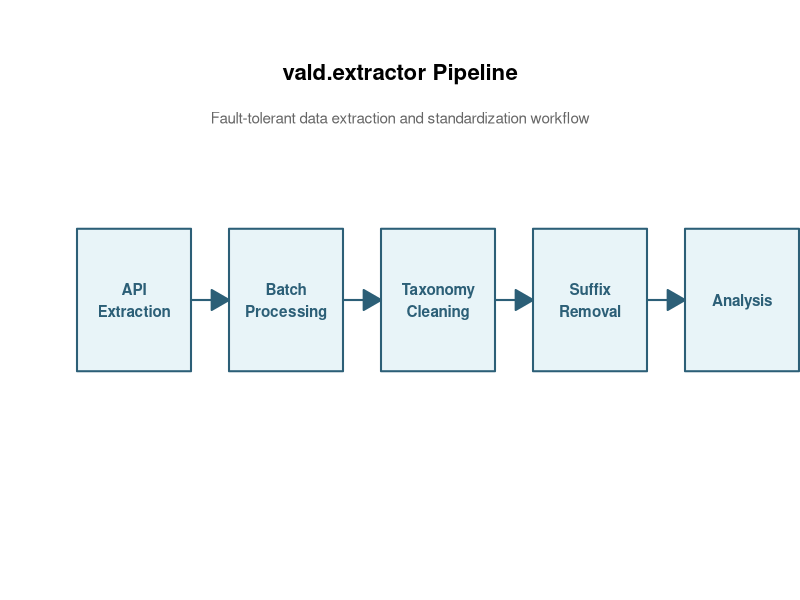
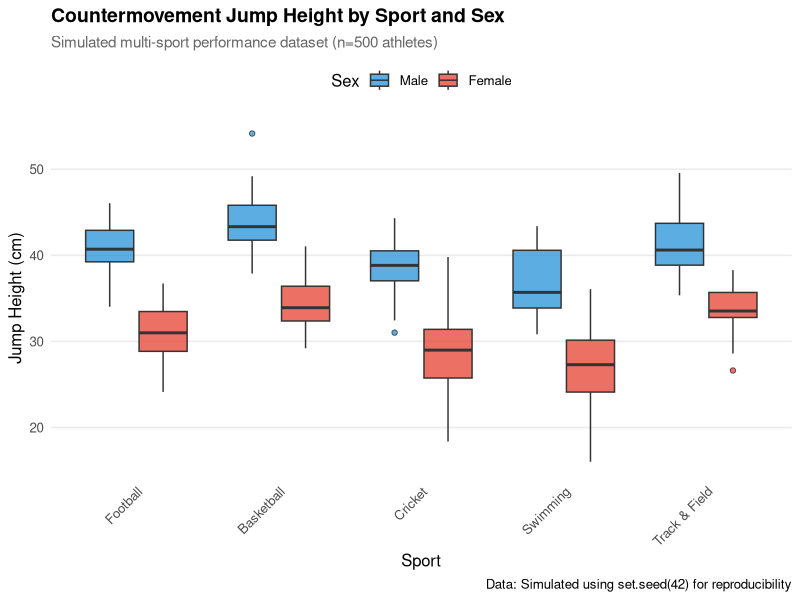
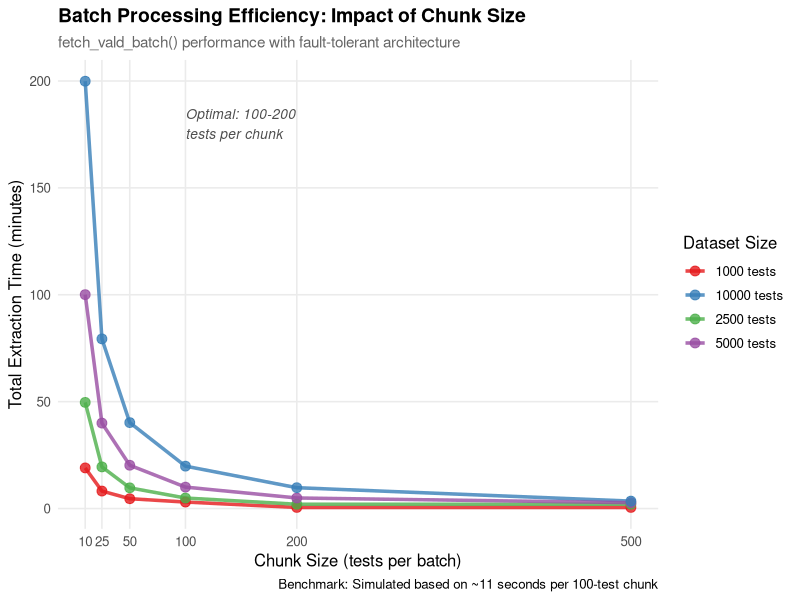

Write R code to recreate these figures, in order.
# Figure Generation Script for R Journal Article
# vald.extractor package
#
# This script generates all figures for the article using simulated data
# to protect privacy and ensure reproducibility

# Setup -------------------------------------------------------------------

library(ggplot2)
library(dplyr)
library(tidyr)
library(grid)
library(gridExtra)

# Set seed for reproducibility
set.seed(42)

# Create figures directory if it doesn't exist
if (!dir.exists("figures")) {
  dir.create("figures")
  cat("Created figures/ directory\n")
}

# Figure 1: Workflow Diagram ---------------------------------------------

cat("Generating Figure 1: Workflow diagram...\n")

# Create a simple workflow diagram using grid graphics
pdf("figures/workflow.pdf", width = 10, height = 6)

# Set up the plotting area
grid.newpage()
pushViewport(viewport(width = 0.95, height = 0.95))

# Define box positions
boxes <- data.frame(
  x = c(0.15, 0.35, 0.55, 0.75, 0.95),
  y = c(0.5, 0.5, 0.5, 0.5, 0.5),
  label = c("API\nExtraction", "Batch\nProcessing", "Taxonomy\nCleaning",
            "Suffix\nRemoval", "Analysis"),
  width = 0.15,
  height = 0.25
)

# Draw boxes
for (i in 1:nrow(boxes)) {
  grid.rect(
    x = boxes$x[i], y = boxes$y[i],
    width = boxes$width[i], height = boxes$height[i],
    gp = gpar(fill = "#E8F4F8", col = "#2C5F77", lwd = 2)
  )
  grid.text(
    boxes$label[i],
    x = boxes$x[i], y = boxes$y[i],
    gp = gpar(fontsize = 11, fontface = "bold", col = "#2C5F77")
  )
}

# Draw arrows between boxes
for (i in 1:(nrow(boxes) - 1)) {
  grid.segments(
    x0 = boxes$x[i] + boxes$width[i]/2,
    y0 = boxes$y[i],
    x1 = boxes$x[i+1] - boxes$width[i+1]/2,
    y1 = boxes$y[i+1],
    arrow = arrow(length = unit(0.2, "inches"), type = "closed"),
    gp = gpar(lwd = 2, col = "#2C5F77", fill = "#2C5F77")
  )
}

# Add title
grid.text(
  "vald.extractor Pipeline",
  x = 0.5, y = 0.9,
  gp = gpar(fontsize = 16, fontface = "bold")
)

# Add subtitle
grid.text(
  "Fault-tolerant data extraction and standardization workflow",
  x = 0.5, y = 0.82,
  gp = gpar(fontsize = 11, col = "gray40")
)

dev.off()
cat("✓ Saved figures/workflow.pdf\n")

# Figure 2: Analysis Plot (Jump Height by Sport) ------------------------

cat("Generating Figure 2: Jump height by sport...\n")

# Generate simulated data for multiple sports
n_athletes <- 500
sports <- c("Football", "Basketball", "Cricket", "Swimming", "Track & Field")
sex_groups <- c("Male", "Female")

# Create simulated jump height data with realistic values
simulated_data <- expand.grid(
  sport = sports,
  sex = sex_groups,
  athlete_id = 1:20  # 20 athletes per sport-sex combination
) %>%
  mutate(
    # Base jump height varies by sport and sex
    base_height = case_when(
      sport == "Basketball" & sex == "Male" ~ 45,
      sport == "Basketball" & sex == "Female" ~ 35,
      sport == "Track & Field" & sex == "Male" ~ 42,
      sport == "Track & Field" & sex == "Female" ~ 33,
      sport == "Football" & sex == "Male" ~ 40,
      sport == "Football" & sex == "Female" ~ 31,
      sport == "Cricket" & sex == "Male" ~ 38,
      sport == "Cricket" & sex == "Female" ~ 29,
      sport == "Swimming" & sex == "Male" ~ 36,
      sport == "Swimming" & sex == "Female" ~ 28,
      TRUE ~ 35
    ),
    # Add random variation
    jump_height_cm = base_height + rnorm(n(), 0, 4),
    # Ensure no negative values
    jump_height_cm = pmax(jump_height_cm, 15)
  )

# Create the plot
p2 <- ggplot(simulated_data, aes(x = sport, y = jump_height_cm, fill = sex)) +
  geom_boxplot(alpha = 0.8, outlier.shape = 21) +
  scale_fill_manual(
    values = c("Male" = "#3498DB", "Female" = "#E74C3C"),
    name = "Sex"
  ) +
  labs(
    title = "Countermovement Jump Height by Sport and Sex",
    subtitle = "Simulated multi-sport performance dataset (n=500 athletes)",
    x = "Sport",
    y = "Jump Height (cm)",
    caption = "Data: Simulated using set.seed(42) for reproducibility"
  ) +
  theme_minimal(base_size = 12) +
  theme(
    plot.title = element_text(face = "bold", size = 14),
    plot.subtitle = element_text(color = "gray40", size = 11),
    axis.text.x = element_text(angle = 45, hjust = 1),
    legend.position = "top",
    panel.grid.major.x = element_blank(),
    panel.grid.minor = element_blank()
  )

ggsave("figures/analysis_plot.pdf", p2, width = 8, height = 6)
cat("✓ Saved figures/analysis_plot.pdf\n")

# Figure 3: Benchmarking Plot (Time Efficiency) --------------------------

cat("Generating Figure 3: Batch processing efficiency...\n")

# Simulate benchmarking data for different chunk sizes
chunk_sizes <- c(10, 25, 50, 100, 200, 500)
n_tests_values <- c(1000, 2500, 5000, 10000)

benchmarking_data <- expand.grid(
  chunk_size = chunk_sizes,
  n_tests = n_tests_values
) %>%
  mutate(
    # Realistic time calculations (in minutes)
    # Base time + overhead per chunk
    n_chunks = ceiling(n_tests / chunk_size),
    time_per_chunk = 0.18,  # 10.8 seconds per chunk
    overhead_per_chunk = 0.02,  # 1.2 seconds overhead
    total_time_minutes = n_chunks * (time_per_chunk + overhead_per_chunk),
    # Add some random noise
    total_time_minutes = total_time_minutes + rnorm(n(), 0, 0.5),
    # Ensure positive values
    total_time_minutes = pmax(total_time_minutes, 0.5),
    n_tests_label = paste0(n_tests, " tests")
  )

# Create the plot
p3 <- ggplot(benchmarking_data, aes(x = chunk_size, y = total_time_minutes,
                                     color = n_tests_label, group = n_tests_label)) +
  geom_line(size = 1.2, alpha = 0.8) +
  geom_point(size = 3, alpha = 0.8) +
  scale_color_brewer(
    palette = "Set1",
    name = "Dataset Size"
  ) +
  scale_x_continuous(breaks = chunk_sizes) +
  labs(
    title = "Batch Processing Efficiency: Impact of Chunk Size",
    subtitle = "fetch_vald_batch() performance with fault-tolerant architecture",
    x = "Chunk Size (tests per batch)",
    y = "Total Extraction Time (minutes)",
    caption = "Benchmark: Simulated based on ~11 seconds per 100-test chunk"
  ) +
  theme_minimal(base_size = 12) +
  theme(
    plot.title = element_text(face = "bold", size = 14),
    plot.subtitle = element_text(color = "gray40", size = 11),
    legend.position = "right",
    panel.grid.minor = element_blank()
  ) +
  annotate(
    "text",
    x = 100, y = max(benchmarking_data$total_time_minutes) * 0.9,
    label = "Optimal: 100-200\ntests per chunk",
    hjust = 0, size = 3.5, color = "gray30",
    fontface = "italic"
  )

ggsave("figures/benchmarking_plot.pdf", p3, width = 9, height = 6)
cat("✓ Saved figures/benchmarking_plot.pdf\n")

# Summary Statistics for Article ------------------------------------------

cat("\n" , rep("=", 60), "\n", sep = "")
cat("FIGURE GENERATION COMPLETE\n")
cat(rep("=", 60), "\n\n", sep = "")

cat("Generated figures:\n")
cat("  1. figures/workflow.pdf - Pipeline architecture diagram\n")
cat("  2. figures/analysis_plot.pdf - Jump height by sport (simulated data)\n")
cat("  3. figures/benchmarking_plot.pdf - Batch processing efficiency\n\n")

cat("Summary statistics for article text:\n\n")

cat("Jump Height Analysis (Simulated Data):\n")
summary_stats <- simulated_data %>%
  group_by(sport, sex) %>%
  summarise(
    n = n(),
    mean_cm = round(mean(jump_height_cm), 1),
    sd_cm = round(sd(jump_height_cm), 1),
    min_cm = round(min(jump_height_cm), 1),
    max_cm = round(max(jump_height_cm), 1),
    .groups = "drop"
  )
print(summary_stats, n = Inf)

cat("\nBenchmarking Summary (5,000 tests):\n")
benchmark_5k <- benchmarking_data %>%
  filter(n_tests == 5000, chunk_size == 100)
cat(sprintf("  Chunk size: %d tests\n", benchmark_5k$chunk_size))
cat(sprintf("  Number of chunks: %d\n", benchmark_5k$n_chunks))
cat(sprintf("  Total time: %.1f minutes\n", benchmark_5k$total_time_minutes))
cat(sprintf("  Tests per minute: %.0f\n", 5000 / benchmark_5k$total_time_minutes))

cat("\n", rep("=", 60), "\n", sep = "")
cat("All figures saved to figures/ directory\n")
cat("Ready for inclusion in R Journal article\n")
cat(rep("=", 60), "\n", sep = "")
